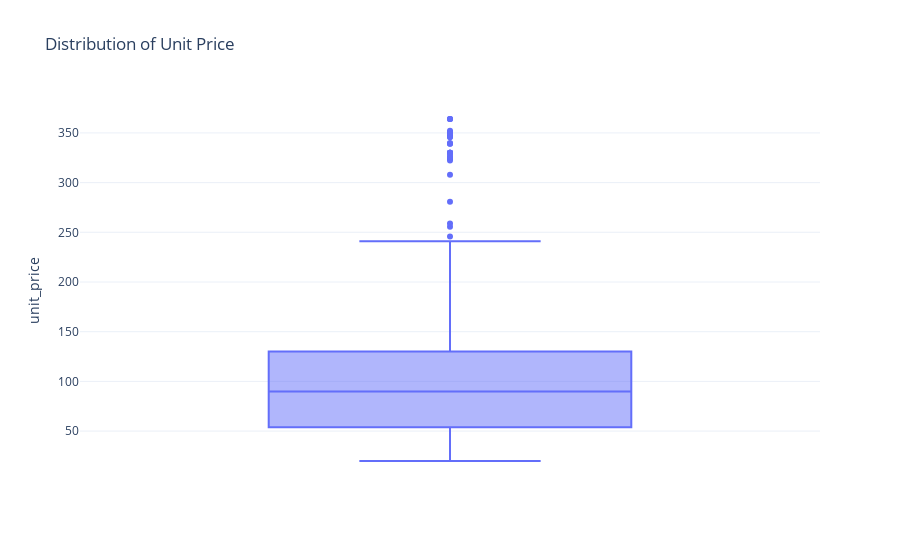

The notebook cell this image was saved under:
### Code cell
# Distribution of Unit Price
fig = px.box(data, y='unit_price', title='Distribution of Unit Price')
fig.show()

### Figure 1 — Plotly figure (JSON) as saved in the notebook; plotly's stock layout.template omitted (floating-point values rounded to 4 significant figures; data arrays with more than 128 entries replaced by an {"elided": "..."} marker saying what was removed)
{"data": [{"alignmentgroup": "True", "hovertemplate": "unit_price=%{y}<extra></extra>", "legendgroup": "", "marker": {"color": "#636efa"}, "name": "", "notched": false, "offsetgroup": "", "orientation": "v", "showlegend": false, "type": "box", "x0": " ", "xaxis": "x", "y": {"elided": "676 float values"}, "y0": " ", "yaxis": "y"}], "layout": {"autosize": true, "boxmode": "group", "legend": {"tracegroupgap": 0}, "title": {"text": "Distribution of Unit Price"}, "xaxis": {"anchor": "y", "autorange": true, "domain": [0, 1], "range": [-0.5, 0.5], "type": "category"}, "yaxis": {"anchor": "x", "autorange": true, "domain": [0, 1], "range": [0.7833, 383.1], "title": {"text": "unit_price"}, "type": "linear"}}}
